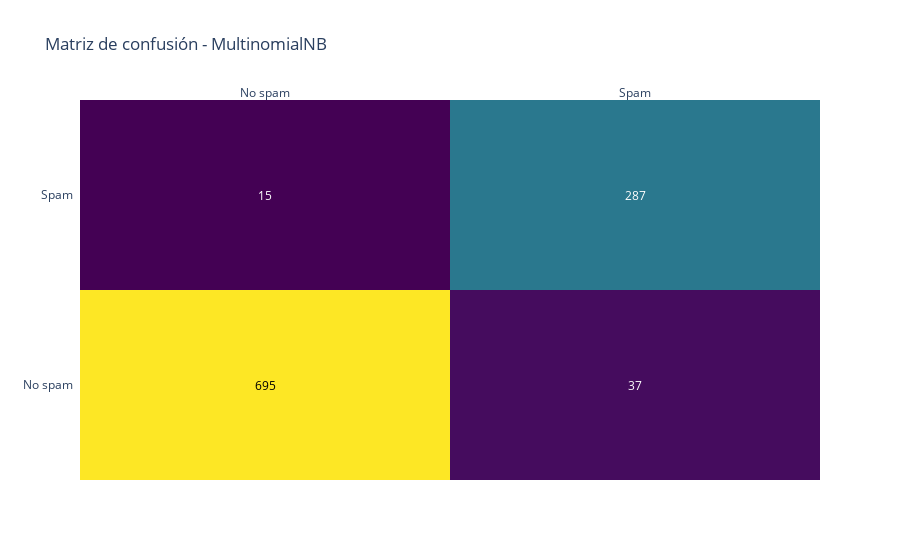

Notebook code for this chart:
### Markdown cell above
Este modelo casi no deja pasar correos SPAM, sin embargo también envía al buzon de SPAM muchos correos que no lo son.

### Code cell
fig_mnb = ff.create_annotated_heatmap(cm_mnb, x=['No spam', 'Spam'], y=['No spam', 'Spam'], colorscale='Viridis')
fig_mnb.update_layout(title='Matriz de confusión - MultinomialNB')

### Figure 1 — Plotly figure (JSON) as saved in the notebook; plotly's stock layout.template omitted (floating-point values rounded to 4 significant figures)
{"data": [{"colorscale": [[0, "#440154"], [0.1111, "#482878"], [0.2222, "#3e4989"], [0.3333, "#31688e"], [0.4444, "#26828e"], [0.5556, "#1f9e89"], [0.6667, "#35b779"], [0.7778, "#6ece58"], [0.8889, "#b5de2b"], [1, "#fde725"]], "reversescale": false, "showscale": false, "type": "heatmap", "x": ["No spam", "Spam"], "y": ["No spam", "Spam"], "z": [[695, 37], [15, 287]]}], "layout": {"annotations": [{"font": {"color": "#000000"}, "showarrow": false, "text": "695", "x": "No spam", "xref": "x", "y": "No spam", "yref": "y"}, {"font": {"color": "#FFFFFF"}, "showarrow": false, "text": "37", "x": "Spam", "xref": "x", "y": "No spam", "yref": "y"}, {"font": {"color": "#FFFFFF"}, "showarrow": false, "text": "15", "x": "No spam", "xref": "x", "y": "Spam", "yref": "y"}, {"font": {"color": "#FFFFFF"}, "showarrow": false, "text": "287", "x": "Spam", "xref": "x", "y": "Spam", "yref": "y"}], "title": {"text": "Matriz de confusión - MultinomialNB"}, "xaxis": {"dtick": 1, "gridcolor": "rgb(0, 0, 0)", "side": "top", "ticks": ""}, "yaxis": {"dtick": 1, "ticks": "", "ticksuffix": "  "}}}
